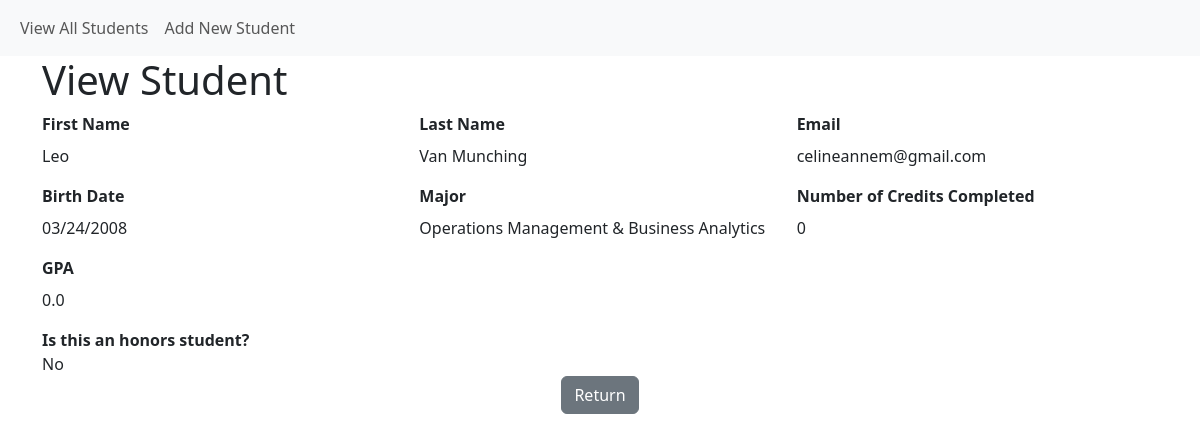
Screenshot of /student/view/2 with the database file from the repository.
### models.py (models this page shows, shortened)
class Student(db.Model):
    __tablename__ = "student"
    student_id = db.Column(db.Integer, primary_key=True)
    first_name = db.Column(db.String(30), nullable=False)
    last_name = db.Column(db.String(50), nullable=False)
    major_id = db.Column(db.Integer, db.ForeignKey('major.major_id'))
    birth_date = db.Column(db.DateTime, nullable=False)
    num_credits_completed = db.Column(db.Integer, nullable=False)
    gpa = db.Column(db.Float, nullable=False)
    student_email = db.Column(db.VARCHAR(100), nullable=False)
    is_honors = db.Column(db.Boolean, nullable=False)

class Major(db.Model):
    __tablename__ = "major"
    major_id = db.Column(db.Integer, primary_key=True)
    major = db.Column(db.String(30), nullable=False)
    students = db.relationship('Student', backref='students')

### app.py (the view)
@app.route('/student/view/<int:student_id>')
def student_view(student_id):
    student = Student.query.filter_by(student_id=student_id).first()
    majors = Major.query.order_by(Major.major) \
        .order_by(Major.major) \
        .all()
    if student:
        return render_template('student_entry.html', student=student, majors=majors, action='read')
    else:
        flash(f'Student attempting to be viewed could not be found!', 'error')
        return redirect(url_for('student_view_all'))

### templates/student_entry.html (shortened to what this page needs)
{% extends "base.html" %}
{% block page_head %}
    {% if action and action == 'create' %}
        Add New Student
    {% elif action and action == 'update'  %}
        Update Student
    {% else %}
        View Student
    {% endif %}
{% endblock %}
{% block page_content %}
<form class="row g-3"
      action="{{ url_for('student_edit', student_id=student['student_id']) if student else url_for('student_create') }}" method="post">
  <div class="col-md-4">
    <label for="first_name" class="form-label"><strong>First Name</strong></label>
    {% if action and action in ['create', 'update'] %}
    <input type="text" class="form-control" id="first_name" name="first_name" value="{{ student['first_name'] if student else '' }}" required>
    {% else %}
        <br>{{ student['first_name'] }}
    {% endif %}
  </div>
  <div class="col-md-4">
    <label for="last_name" class="form-label"><strong>Last Name</strong></label>
    {% if action and action in ['create', 'update'] %}
    <input type="text" class="form-control" id="last_name" name="last_name" value="{{ student['last_name'] if student else '' }}" required>
    {% else %}
        <br>{{ student['last_name'] }}
    {% endif %}
  </div>
<div class="col-md-4">
    <label for="student_email" class="form-label"><strong>Email</strong></label>
    {% if action and action in ['create', 'update'] %}
    <input type="email" class="form-control" id="student_email" name="student_email" maxlength="100" value="{{ student['student_email'] if student else '' }}" required>
    {% else %}
        <br>{{ student['student_email'] }}
    {% endif %}
</div>
  <div class="col-md-4">
    <label for="birth_date" class="form-label"><strong>Birth Date</strong></label>
    {% if action and action in ['create', 'update'] %}
    <input type="date" class="form-control" id="birth_date" name="birth_date" value="{{ student['birth_date'].strftime('%Y-%m-%d') if student else '' }}" required>
    {% else %}
        <br>{{ student['birth_date'].strftime('%m/%d/%Y') }}
    {% endif %}
  </div>
  <div class="col-md-4">
    <label for="major_id" class="form-label"><strong>Major</strong></label>
    {% if action and action in ['create', 'update'] %}
    <select name="major_id" id="major_id" class="form-select form-select-md" aria-label=".form-select-md example">
        <option value="0">---Select A Major---</option>
        {% for each_major in majors %}
        <option value="{{ each_major['major_id'] }}"
                {{ 'selected' if student and each_major['major_id'] == student['major_id'] else ''}}>{{ each_major['major'] }}</option>
        {% endfor %}
    </select>
    {% else %}
        <br>
        {% for each_major in majors %}
            {{ each_major['major'] if student and each_major['major_id'] == student['major_id'] else ''}}
        {% endfor %}
    {% endif %}
  </div>
  {% if action and action in ['read', 'update'] %}
  <div class="col-md-4">
    <label for="num_credits_completed" class="form-label"><strong>Number of Credits Completed</strong></label>
    {% if action and action == 'update' %}
    <input type="number" min="0" max="200" class="form-control" id="num_credits_completed" name="num_credits_completed"
           value="{{ student['num_credits_completed'] if student else '' }}" required>
    {% else %}
        <br> {{ student['num_credits_completed'] }}
    {% endif %}
  </div>
  <div class="col-md-4">
    <label for="gpa" class="form-label"><strong>GPA</strong></label>
    {% if action and action in ['create', 'update'] %}
    <input type="number" step="0.01" min="0.00" max="4.00" class="form-control" id="gpa" name="gpa" value="{{ student['gpa'] if student else '' }}" required>
    {% else %}
        <br>{{ student['gpa'] }}
    {% endif %}
  </div>
  {% endif %}
  <div class="col-12">
      <label class="form-check-label" for="is_honors">
          <strong>Is this an honors student?</strong>
            {% if action and not(action in ['create', 'update']) %}
            <br>{{ 'Yes' if student and student['is_honors'] == True else 'No' }}
            {% endif %}
      </label>
    </div>
  </div>
  <div class="col-12 text-center">
    <a href="{{ url_for('student_view_all') }}" class="btn btn-secondary" role="button">
        {% if action and action in ['create', 'update'] %}
        Cancel
        {% else %}
        Return
        {% endif %}
    </a>
  </div>
{% endblock %}

### rows the page displays
Student: first_name "Leo", last_name "Van Munching", student_email "celineannem@gmail.com", birth_date "03/24/2008", num_credits_completed "0", gpa "0.0", is_honors "No"
Major: major "Operations Management & Business Analytics"
